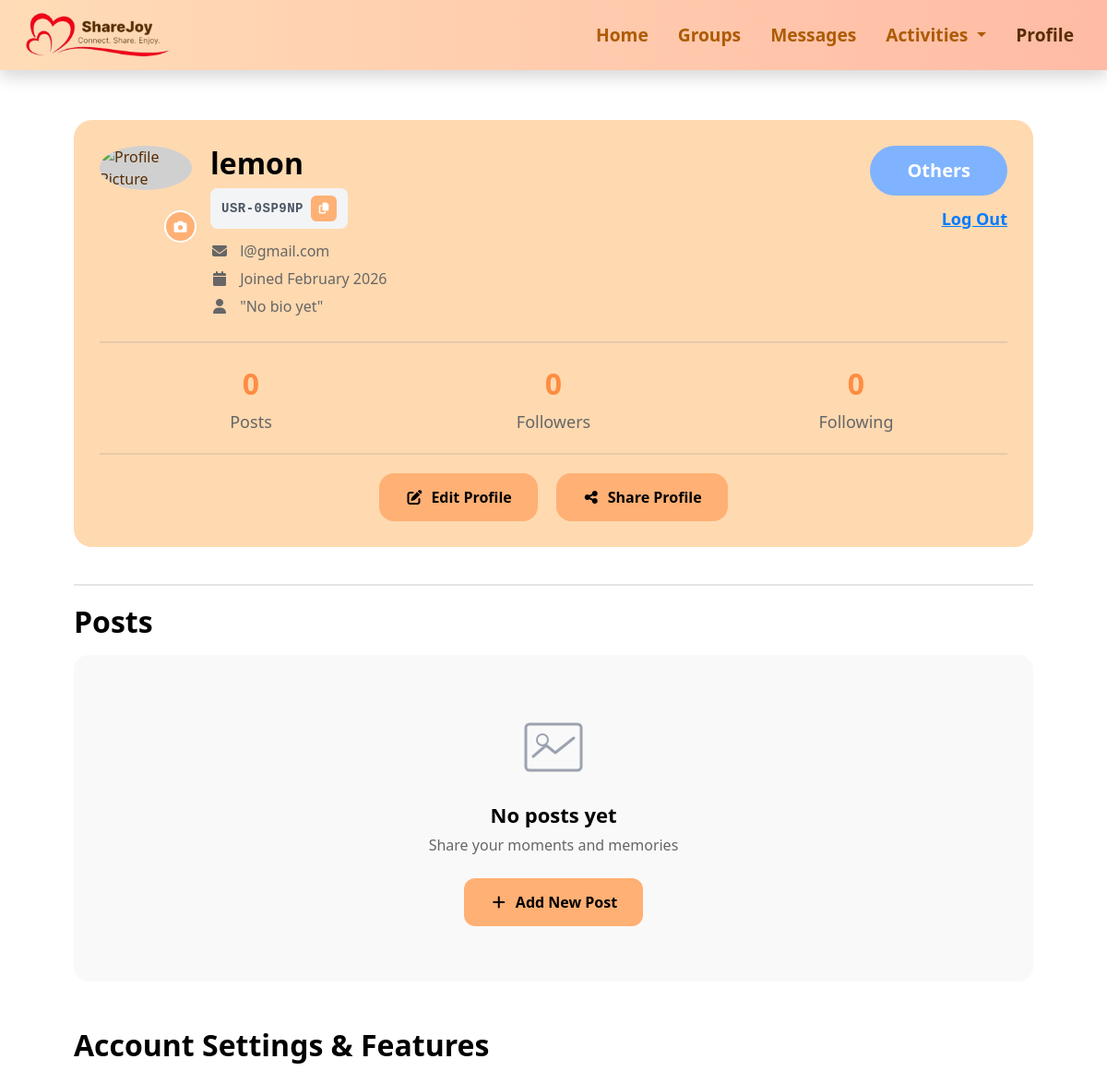
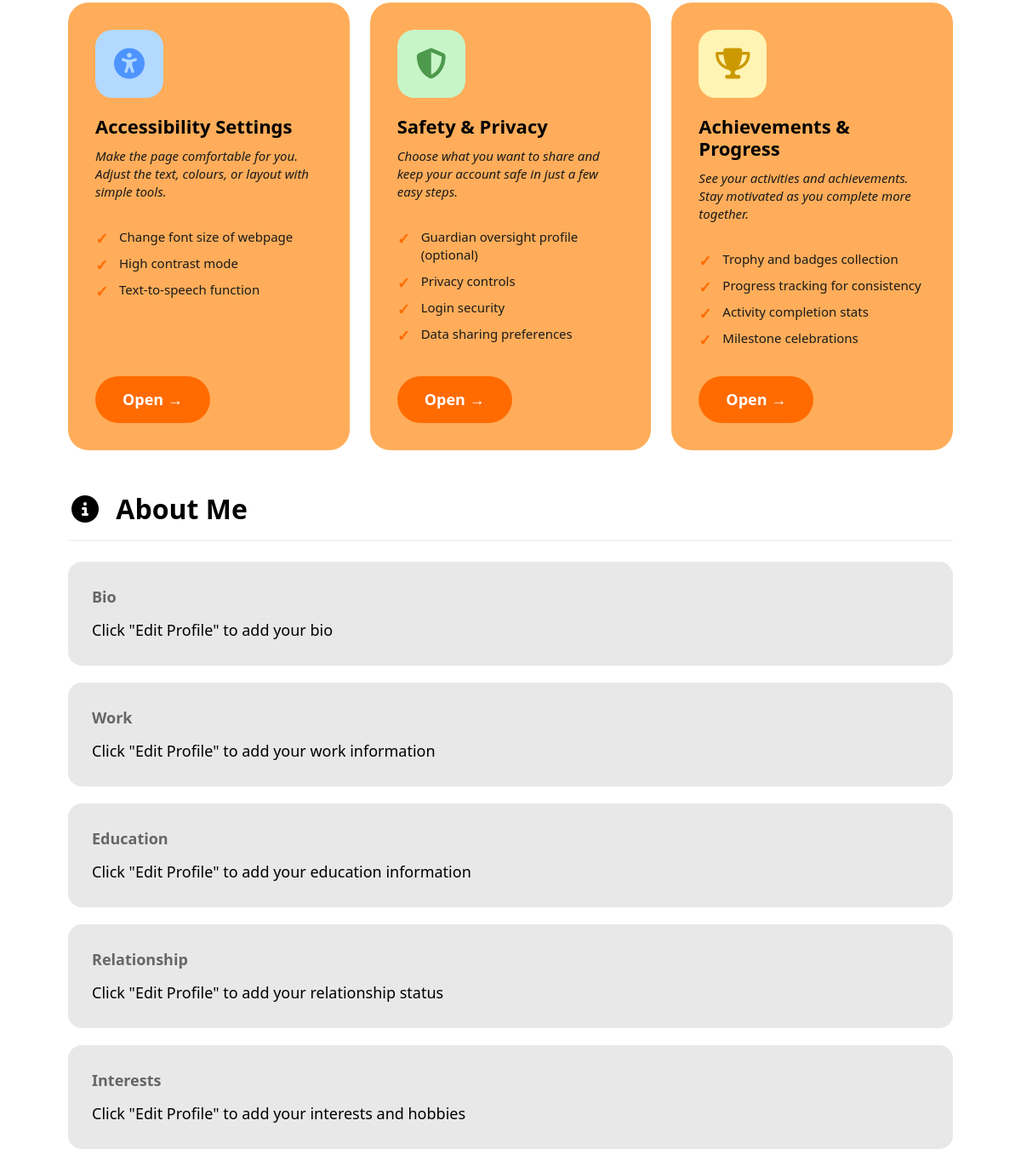
The app's page /profile (signed in) with its own data (2 pictures, top to bottom).
### users.py (models this page shows, shortened)
class User(db.Model):
    __tablename__ = 'user'
    id = db.Column(db.Integer, primary_key=True)
    full_name = db.Column(db.String(100), nullable=False)
    email = db.Column(db.String(120), unique=True, nullable=False)
    mobile = db.Column(db.String(20), nullable=False)
    date_of_birth = db.Column(db.Date, nullable=False)
    age_category = db.Column(db.String(20), nullable=False)  # Youth, Senior, Others
    password_hash = db.Column(db.String(200), nullable=False)
    bio = db.Column(db.Text, nullable=True)
    id_card_filename = db.Column(db.String(200), nullable=True)
    profile_image = db.Column(db.String(200), nullable=True)
    work = db.Column(db.Text, nullable=True)
    education = db.Column(db.Text, nullable=True)
    relationship = db.Column(db.Text, nullable=True)
    interests = db.Column(db.Text, nullable=True)
    posts_count = db.Column(db.Integer, default=0)
    followers_count = db.Column(db.Integer, default=0)
    following_count = db.Column(db.Integer, default=0)
    user_unique_id = db.Column(db.String(10), unique=True, nullable=False)
    activities_created_count = db.Column(db.Integer, default=0)
    first_activity_completed = db.Column(db.Boolean, default=False)
    created_at = db.Column(db.DateTime, default=datetime.utcnow)

### app.py (the view)
@app.route("/profile")
@login_required
def profile():
    user = get_current_user()
    if not user.created_at:
        joined_date = "Unknown"
    else:
        joined_date = user.created_at.strftime("%B %Y")
    posts = Post.query.filter_by(user_id=user.id).order_by(Post.created_at.desc()).limit(3).all()
    return render_template("profile.html",
                         title="Profile",
                         user=user,
                         joined_date=joined_date,
                         posts=posts)

### app.py (called while the page is built)
def login_required(f):
    @wraps(f)
    def decorated_function(*args, **kwargs):
        user = get_current_user()
        if not user:
            session.clear()  # clear stale session
            flash('Please log in to access this page.', 'error')
            return redirect(url_for('loginpage'))
        return f(*args, **kwargs)
    return decorated_function

def get_current_user():
    user_id = session.get('user_id')
    if user_id:
        user = db.session.get(User, user_id)
        if user:
            return user
    return None

### templates/profile.html (shortened to what this page needs)
{% extends "base.html" %}
{% block extra_css %}
<link rel="stylesheet" href="{{ url_for('static', filename='css/profile.css') }}">
<link rel="stylesheet" href="https://cdnjs.cloudflare.com/ajax/libs/font-awesome/6.5.0/css/all.min.css">
{% endblock %}
{% block content %}
<div class="profile-page">
  <section class="profile-card">
    <div class="profile-top">
      <div class="profile-left">
        <div class="avatar-container">
          {% if user.profile_image %}
            <img id="profileImage" src="{{ url_for('static', filename='uploads/' + user.profile_image) }}" class="avatar" alt="Profile Picture">
          {% else %}
            <img id="profileImage" src="https://static.vecteezy.com/system/resources/thumbnails/002/534/006/small/social-media-chatting-online-blank-profile-picture-head-and-body-icon-people-standing-icon-grey-background-free-vector.jpg" class="avatar" alt="Profile Picture">
          {% endif %}
          <div class="avatar-overlay">
            <button id="uploadBtn" class="avatar-btn">
              <i class="fa-solid fa-camera"></i>
            </button>
          </div>
        </div>
        <div class="profile-info">
          <h1 class="profile-name">{{ user.full_name }}</h1>
          <div class="user-id-container">
            <span class="user-id" id="userId">{{ user.user_unique_id }}</span>
            <button class="copy-id-btn" onclick="copyUserId()" title="Copy User ID">
              <i class="fa-solid fa-copy"></i>
            </button>
          </div>
          <div class="info">
            <i class="fa-solid fa-envelope"></i>
            {{ user.email }}
          </div>
          <div class="info">
            <i class="fa-solid fa-calendar"></i>
            Joined {{ joined_date }}
          </div>
          <div class="info">
            <i class="fa-solid fa-user"></i>
            "{{ user.bio or 'No bio yet' }}"
          </div>
        </div>
      </div>
      <div class="profile-right">
        <span class="tag">{{ user.age_category }}</span>
        <a href="{{ url_for('logout') }}" class="logout-btn">
          Log Out
        </a>
      </div>
    </div>
    <hr class="divider">
    <div class="stats">
      <div>
        <strong>{{ user.posts_count }}</strong>
        <span>Posts</span>
      </div>
      <div>
        <strong>{{ user.followers_count }}</strong>
        <span>Followers</span>
      </div>
      <div>
        <strong>{{ user.following_count }}</strong>
        <span>Following</span>
      </div>
    </div>
    <hr class="divider">
    <div class="actions">
      <button id="editProfile">
        <i class="fa-solid fa-pen-to-square"></i> Edit Profile
      </button>
      <button id="shareProfile">
        <i class="fa-solid fa-share-nodes"></i> Share Profile
      </button>
    </div>
  </section>
    <hr class="divider">
    <div class="posts-section">
      <div class="posts-header">
        <h2>Posts</h2>
      </div>
      {% if posts %}
        <div class="posts-grid">
          {% for post in posts %}
            <div class="post-card">
              <img src="{{ url_for('static', filename='uploads/' + post.image_filename) }}" alt="Post" class="post-image">
              <div class="post-overlay">
                <p class="post-caption">{{ post.caption or 'No caption' }}</p>
                <span class="post-date">{{ post.created_at.strftime('%b %d, %Y') }}</span>
              </div>
            </div>
          {% endfor %}
          <div class="add-post-card" onclick="document.getElementById('addPostModal').style.display='flex'">
            <div class="add-post-icon">
              <i class="fa-solid fa-plus"></i>
            </div>
            <p>Add Post</p>
          </div>
        </div>
      {% else %}
        <div class="no-posts-state">
          <h4>No posts yet</h4>
          <p>Share your moments and memories</p>
          <button class="add-post-btn" onclick="document.getElementById('addPostModal').style.display='flex'">
            <i class="fa-solid fa-plus"></i> Add New Post
          </button>
        </div>
      {% endif %}
    </div>
  <section class="settings">
    <h2>Account Settings & Features</h2>
    <div class="settings-grid">
      <div class="setting-card">
        <div class="icon-wrapper accessibility">
          <i class="fa-solid fa-universal-access"></i>
        </div>
        <h3>Accessibility Settings</h3>
        <p class="setting-description">
          Make the page comfortable for you. Adjust the text, colours, or layout with simple tools.
        </p>
        <ul class="setting-list">
          <li>Change font size of webpage</li>
          <li>High contrast mode</li>
          <li>Text-to-speech function</li>
        </ul>
        <a href="{{ url_for('accessibility') }}">Open →</a>
      </div>
      <div class="setting-card">
        <div class="icon-wrapper safety">
          <i class="fa-solid fa-shield-halved"></i>
        </div>
        <h3>Safety & Privacy</h3>
        <p class="setting-description">
          Choose what you want to share and keep your account safe in just a few easy steps.
        </p>
        <ul class="setting-list">
          <li>Guardian oversight profile (optional)</li>
          <li>Privacy controls</li>
          <li>Login security</li>
          <li>Data sharing preferences</li>
        </ul>
        <a href="{{ url_for('safetynprivacy') }}">Open →</a>
      </div>
      <div class="setting-card">
        <div class="icon-wrapper achievements">
          <i class="fa-solid fa-trophy"></i>
        </div>
        <h3>Achievements & Progress</h3>
        <p class="setting-description">
          See your activities and achievements. Stay motivated as you complete more together.
        </p>
        <ul class="setting-list">
          <li>Trophy and badges collection</li>
          <li>Progress tracking for consistency</li>
          <li>Activity completion stats</li>
          <li>Milestone celebrations</li>
        </ul>
        <a href="{{ url_for('achievements') }}">Open →</a>
      </div>
    </div>
  </section>
  <section class="about">
    <h2>
      <i class="fa-solid fa-circle-info"></i> About Me
    </h2>
    <hr class="about-divider">
    <div class="about-box">
      <strong>Bio</strong>
      <p>{{ user.bio or 'Click "Edit Profile" to add your bio' }}</p>
    </div>
    <div class="about-box">
      <strong>Work</strong>
      <p>{{ user.work or 'Click "Edit Profile" to add your work information' }}</p>
    </div>
    <div class="about-box">
      <strong>Education</strong>
      <p>{{ user.education or 'Click "Edit Profile" to add your education information' }}</p>
    </div>
    <div class="about-box">
      <strong>Relationship</strong>
      <p>{{ user.relationship or 'Click "Edit Profile" to add your relationship status' }}</p>
    </div>
    <div class="about-box">
      <strong>Interests</strong>
      <p>{{ user.interests or 'Click "Edit Profile" to add your interests and hobbies' }}</p>
    </div>
  </section>
</div>
{% endblock %}

### static/css/base.css (style rules this page uses)
body { padding-bottom: 2rem;; }
h1 { font-size: 2rem; }
body, input, textarea, .form-label, .formL { color: #582D00 !important; }
h2 { font-size: 1.5rem; }

### records on screen
User: full_name "lemon", user_unique_id "USR-0SP9NP", email "l@gmail.com", bio "No bio yet", age_category "Others", posts_count "0", followers_count "0", following_count "0", bio "Click \"Edit Profile\" to add your bio", work "Click \"Edit Profile\" to add your work information", education "Click \"Edit Profile\" to add your education information", relationship "Click \"Edit Profile\" to add your relationship status", interests "Click \"Edit Profile\" to add your interests and hobbies"

### other values on screen
{{ joined_date }} "February 2026"
